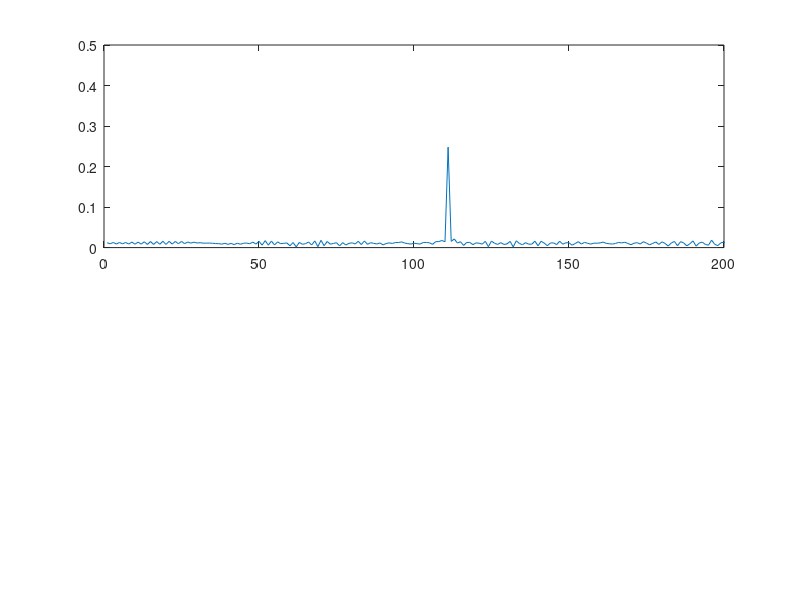
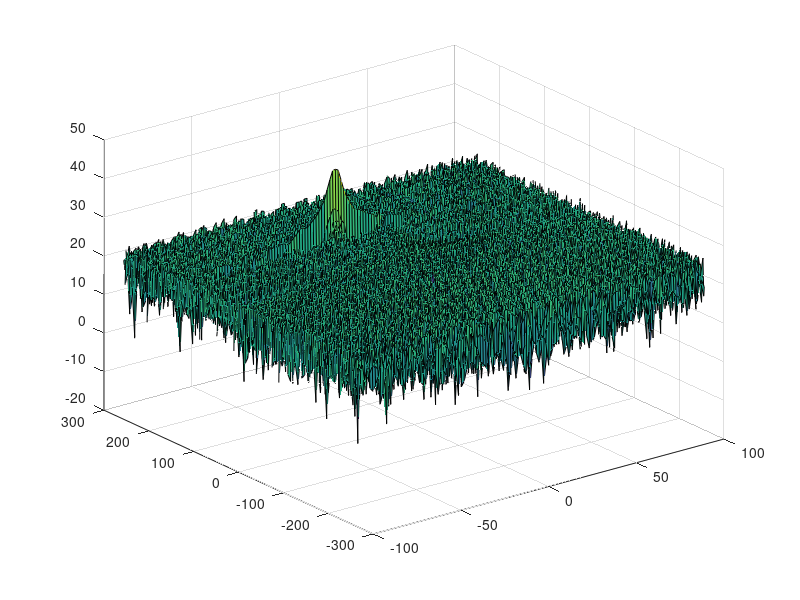

These charts were generated, in order, by the following MATLAB code: (Note: this script raises an error after producing the figures.)
close all;
clear;
clc;

%% Radar Specifications 
%%%%%%%%%%%%%%%%%%%%%%%%%%%
% Frequency of operation = 77GHz
f = 77;
% Max Range = 200m
R_max = 200;
% Range Resolution = 1 m
d_res = 1;
% Max Velocity = 100 m/s
max_val = 100;
%%%%%%%%%%%%%%%%%%%%%%%%%%%

%speed of light = 3e8
c = 3e8;
%% User Defined Range and Velocity of target
% *%TODO* :
% define the target's initial position and velocity. Note : Velocity
% remains contant
 R_target = 110;
 v_target = -20;


%% FMCW Waveform Generation

% *%TODO* :
%Design the FMCW waveform by giving the specs of each of its parameters.
% Calculate the Bandwidth (B), Chirp Time (Tchirp) and Slope (slope) of the FMCW
% chirp using the requirements above.
B = c / (2*d_res);
Tchirp = 5.2*2*R_max/c;
slope = B/Tchirp;

%Operating carrier frequency of Radar 
fc= 77e9;             %carrier freq
                                                      
%The number of chirps in one sequence. Its ideal to have 2^ value for the ease of running the FFT
%for Doppler Estimation. 
Nd=128;                   % #of doppler cells OR #of sent periods % number of chirps

%The number of samples on each chirp. 
Nr=1024;                  %for length of time OR # of range cells

% Timestamp for running the displacement scenario for every sample on each
% chirp
t=linspace(0,Nd*Tchirp,Nr*Nd); %total time for samples


%Creating the vectors for Tx, Rx and Mix based on the total samples input.
Tx=zeros(1,length(t)); %transmitted signal
Rx=zeros(1,length(t)); %received signal
Mix = zeros(1,length(t)); %beat signal

%Similar vectors for range_covered and time delay.
r_t=zeros(1,length(t));
td=zeros(1,length(t));


%% Signal generation and Moving Target simulation
% Running the radar scenario over the time. 

for i=1:length(t)         
    
    % *%TODO* :
    %For each time stamp update the Range of the Target for constant velocity. 
    r_t(i) = R_target + v_target*t(i);
    td(i) = 2*r_t(i)/c;
    
    % *%TODO* :
    %For each time sample we need update the transmitted and
    %received signal. 
    Tx(i) = cos(2*pi*(fc*t(i) + slope*t(i)^2/2));
    Rx(i) = cos(2*pi*(fc*(t(i)-td(i)) + slope*(t(i)-td(i))^2/2));
    
    % *%TODO* :
    %Now by mixing the Transmit and Receive generate the beat signal
    %This is done by element wise matrix multiplication of Transmit and
    %Receiver Signal
    Mix(i) = Tx(i).*Rx(i);
    
end

%% RANGE MEASUREMENT


 % *%TODO* :
%reshape the vector into Nr*Nd array. Nr and Nd here would also define the size of
%Range and Doppler FFT respectively.
Mix = reshape(Mix, [Nr, Nd]);

% *%TODO* :
%run the FFT on the beat signal along the range bins dimension (Nr) and
%normalize.
signal_fft = fft(Mix, Nr, 1);

 % *%TODO* :
% Take the absolute value of FFT output
P2 = abs(signal_fft/Nr);

 % *%TODO* :
% Output of FFT is double sided signal, but we are interested in only one side of the spectrum.
% Hence we throw out half of the samples.
P1 = P2(1:Nr/2,:);


%plotting the range
figure ('Name','Range from First FFT')
subplot(2,1,1)

 % *%TODO* :
 % plot FFT output
plot(P1(:,1));
axis([0 200 0 0.5]);

%% RANGE DOPPLER RESPONSE
% The 2D FFT implementation is already provided here. This will run a 2DFFT
% on the mixed signal (beat signal) output and generate a range doppler
% map.You will implement CFAR on the generated RDM


% Range Doppler Map Generation.

% The output of the 2D FFT is an image that has reponse in the range and
% doppler FFT bins. So, it is important to convert the axis from bin sizes
% to range and doppler based on their Max values.
 
% Mix=reshape(Mix,[Nr,Nd]);

% 2D FFT using the FFT size for both dimensions.
sig_fft2 = fft2(Mix,Nr,Nd);

% Taking just one side of signal from Range dimension.
sig_fft2 = sig_fft2(1:Nr/2,1:Nd);
sig_fft2 = fftshift (sig_fft2);
RDM = abs(sig_fft2);
RDM = 10*log10(RDM) ;

%use the surf function to plot the output of 2DFFT and to show axis in both
%dimensions
doppler_axis = linspace(-100,100,Nd);
range_axis = linspace(-200,200,Nr/2)*((Nr/2)/400);
figure,surf(doppler_axis,range_axis,RDM);

%% CFAR implementation

%Slide Window through the complete Range Doppler Map

% *%TODO* :
%Select the number of Training Cells in both the dimensions.
Tr = 16;
Td = 8;

% *%TODO* :
%Select the number of Guard Cells in both dimensions around the Cell under 
%test (CUT) for accurate estimation
Gr = 2;
Gd = 4;

% *%TODO* :
% offset the threshold by SNR value in dB
offset = 3;
% *%TODO* :
%Create a vector to store noise_level for each iteration on training cells
noise_level = zeros(1,1);


% *%TODO* :
%design a loop such that it slides the CUT across range doppler map by
%giving margins at the edges for Training and Guard Cells.
%For every iteration sum the signal level within all the training
%cells. To sum convert the value from logarithmic to linear using db2pow
%function. Average the summed values for all of the training
%cells used. After averaging convert it back to logarithimic using pow2db.
%Further add the offset to it to determine the threshold. Next, compare the
%signal under CUT with this threshold. If the CUT level > threshold assign
%it a value of 1, else equate it to 0.

RDM = RDM/max(RDM(:)); %normalize

   % Use RDM[x,y] as the matrix from the output of 2D FFT for implementing
   % CFAR
   Nr = Nr/2;

numTrainingCell = (2*Td+2*Gd+1)*(2*Tr+2*Gr+1) - (2*Gd+1)*(2*Gr+1);
for i = Tr+Gr+1:Nr-(Tr+Gr)
    for j = Td+Gd+1:Nd-(Td+Gd)
        avgTraining = (sum( db2pow(RDM( i-(Gr+Tr):i+(Gr+Tr),j-(Gd+Td):j+(Gd+Td) )), 'all') ...
        - sum(db2pow(RDM(i-Gr:i+Gr,j-Gd:j+Gd)), 'all'))/numTrainingCell;
        noise_level = pow2db(avgTraining);
        threshold = noise_level*offset;
        CUT = RDM(i,j);
        if (CUT > threshold)
            RDM(i,j) = 1;
        else
            RDM(i,j) = 0;
        end
    end
end


% *%TODO* :
% The process above will generate a thresholded block, which is smaller 
%than the Range Doppler Map as the CUT cannot be located at the edges of
%matrix. Hence,few cells will not be thresholded. To keep the map size same
% set those values to 0. 

RDM(RDM ~= 1 & RDM ~= 0) = 0;


% *%TODO* :
%display the CFAR output using the Surf function like we did for Range
%Doppler Response output.
figure,surf(doppler_axis,range_axis,RDM);
colorbar;

